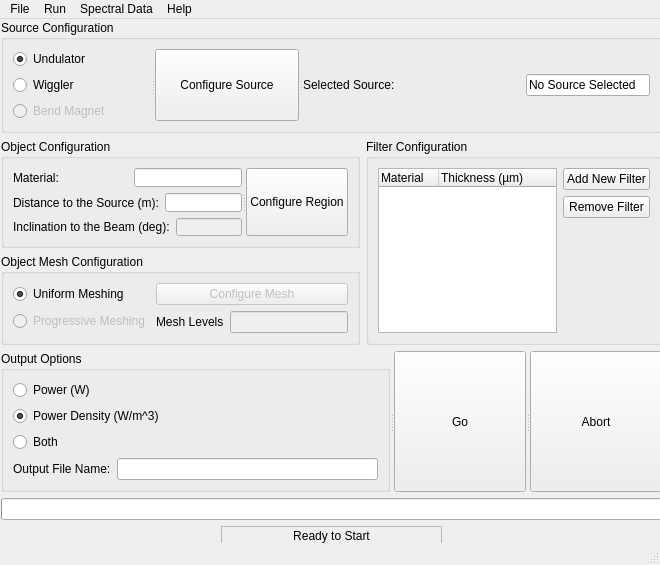
<?xml version="1.0" encoding="UTF-8"?>
<ui version="4.0">
 <class>MainWindow</class>
 <widget class="QMainWindow" name="MainWindow">
  <property name="geometry">
   <rect>
    <x>0</x>
    <y>0</y>
    <width>660</width>
    <height>565</height>
   </rect>
  </property>
  <property name="windowTitle">
   <string>MainWindow</string>
  </property>
  <widget class="QWidget" name="HeatLoadMatrix_2">
   <widget class="QWidget" name="layoutWidget">
    <property name="geometry">
     <rect>
      <x>1</x>
      <y>1</y>
      <width>661</width>
      <height>526</height>
     </rect>
    </property>
    <layout class="QVBoxLayout" name="verticalLayout_15">
     <item>
      <widget class="QGroupBox" name="SourceConfiguration_groupBox">
       <property name="sizePolicy">
        <sizepolicy hsizetype="Preferred" vsizetype="Preferred">
         <horstretch>0</horstretch>
         <verstretch>0</verstretch>
        </sizepolicy>
       </property>
       <property name="title">
        <string>Source Configuration</string>
       </property>
       <layout class="QVBoxLayout" name="verticalLayout_14">
        <item>
         <widget class="QSplitter" name="splitter_3">
          <property name="orientation">
           <enum>Qt::Horizontal</enum>
          </property>
          <widget class="QWidget" name="layoutWidget">
           <layout class="QVBoxLayout" name="verticalLayout">
            <item>
             <widget class="QRadioButton" name="source_und">
              <property name="text">
               <string>Undulator</string>
              </property>
              <property name="checked">
               <bool>true</bool>
              </property>
             </widget>
            </item>
            <item>
             <widget class="QRadioButton" name="source_wig">
              <property name="text">
               <string>Wiggler</string>
              </property>
             </widget>
            </item>
            <item>
             <widget class="QRadioButton" name="source_bend">
              <property name="enabled">
               <bool>false</bool>
              </property>
              <property name="text">
               <string>Bend Magnet</string>
              </property>
             </widget>
            </item>
           </layout>
          </widget>
          <widget class="QPushButton" name="config_source">
           <property name="text">
            <string>Configure Source</string>
           </property>
          </widget>
          <widget class="QWidget" name="layoutWidget_6">
           <layout class="QHBoxLayout" name="horizontalLayout_2">
            <item>
             <widget class="QLabel" name="SelectedSource_Label">
              <property name="text">
               <string>Selected Source:</string>
              </property>
             </widget>
            </item>
            <item>
             <spacer name="horizontalSpacer_4">
              <property name="orientation">
               <enum>Qt::Horizontal</enum>
              </property>
              <property name="sizeHint" stdset="0">
               <size>
                <width>40</width>
                <height>20</height>
               </size>
              </property>
             </spacer>
            </item>
            <item>
             <widget class="QLineEdit" name="imported_source">
              <property name="text">
               <string>No Source Selected</string>
              </property>
             </widget>
            </item>
           </layout>
          </widget>
         </widget>
        </item>
       </layout>
      </widget>
     </item>
     <item>
      <layout class="QHBoxLayout" name="horizontalLayout_14">
       <item>
        <layout class="QVBoxLayout" name="verticalLayout_13">
         <item>
          <widget class="QGroupBox" name="ObjectConfiguration_groupBox">
           <property name="sizePolicy">
            <sizepolicy hsizetype="Preferred" vsizetype="Preferred">
             <horstretch>0</horstretch>
             <verstretch>0</verstretch>
            </sizepolicy>
           </property>
           <property name="title">
            <string>Object Configuration</string>
           </property>
           <layout class="QVBoxLayout" name="verticalLayout_11">
            <item>
             <widget class="QSplitter" name="splitter_2">
              <property name="orientation">
               <enum>Qt::Horizontal</enum>
              </property>
              <widget class="QWidget" name="layoutWidget_2">
               <layout class="QVBoxLayout" name="verticalLayout_4">
                <item>
                 <layout class="QHBoxLayout" name="horizontalLayout_5">
                  <item>
                   <widget class="QLabel" name="ObjectMaterial_label">
                    <property name="text">
                     <string>Material:</string>
                    </property>
                   </widget>
                  </item>
                  <item>
                   <spacer name="horizontalSpacer">
                    <property name="orientation">
                     <enum>Qt::Horizontal</enum>
                    </property>
                    <property name="sizeHint" stdset="0">
                     <size>
                      <width>40</width>
                      <height>20</height>
                     </size>
                    </property>
                   </spacer>
                  </item>
                  <item>
                   <widget class="QLineEdit" name="mat"/>
                  </item>
                 </layout>
                </item>
                <item>
                 <layout class="QHBoxLayout" name="horizontalLayout_6">
                  <item>
                   <widget class="QLabel" name="DistancetotheSource_label">
                    <property name="text">
                     <string>Distance to the Source (m):</string>
                    </property>
                   </widget>
                  </item>
                  <item>
                   <widget class="QLineEdit" name="dist"/>
                  </item>
                 </layout>
                </item>
                <item>
                 <layout class="QHBoxLayout" name="horizontalLayout_7">
                  <item>
                   <widget class="QLabel" name="InclinationtotheBeam_label">
                    <property name="text">
                     <string>Inclination to the Beam (deg):</string>
                    </property>
                   </widget>
                  </item>
                  <item>
                   <spacer name="horizontalSpacer_2">
                    <property name="orientation">
                     <enum>Qt::Horizontal</enum>
                    </property>
                    <property name="sizeHint" stdset="0">
                     <size>
                      <width>40</width>
                      <height>20</height>
                     </size>
                    </property>
                   </spacer>
                  </item>
                  <item>
                   <widget class="QLineEdit" name="deg">
                    <property name="enabled">
                     <bool>false</bool>
                    </property>
                   </widget>
                  </item>
                 </layout>
                </item>
               </layout>
              </widget>
              <widget class="QPushButton" name="config_region">
               <property name="text">
                <string>Configure Region</string>
               </property>
              </widget>
             </widget>
            </item>
           </layout>
          </widget>
         </item>
         <item>
          <widget class="QGroupBox" name="ObjectMeshConfiguration_groupBox">
           <property name="title">
            <string>Object Mesh Configuration</string>
           </property>
           <layout class="QVBoxLayout" name="verticalLayout_9">
            <item>
             <layout class="QHBoxLayout" name="horizontalLayout_3">
              <item>
               <layout class="QVBoxLayout" name="verticalLayout_2">
                <item>
                 <widget class="QRadioButton" name="mesh_uniform">
                  <property name="text">
                   <string>Uniform Meshing</string>
                  </property>
                  <property name="checked">
                   <bool>true</bool>
                  </property>
                 </widget>
                </item>
                <item>
                 <widget class="QRadioButton" name="mesh_progressive">
                  <property name="enabled">
                   <bool>false</bool>
                  </property>
                  <property name="text">
                   <string>Progressive Meshing</string>
                  </property>
                 </widget>
                </item>
               </layout>
              </item>
              <item>
               <layout class="QVBoxLayout" name="verticalLayout_8">
                <item>
                 <widget class="QPushButton" name="ConfigureMesh_pushButton_2">
                  <property name="enabled">
                   <bool>false</bool>
                  </property>
                  <property name="sizePolicy">
                   <sizepolicy hsizetype="Preferred" vsizetype="Fixed">
                    <horstretch>0</horstretch>
                    <verstretch>0</verstretch>
                   </sizepolicy>
                  </property>
                  <property name="text">
                   <string>Configure Mesh</string>
                  </property>
                 </widget>
                </item>
                <item>
                 <layout class="QHBoxLayout" name="horizontalLayout_11">
                  <item>
                   <widget class="QLabel" name="label_2">
                    <property name="text">
                     <string>Mesh Levels</string>
                    </property>
                   </widget>
                  </item>
                  <item>
                   <widget class="QLineEdit" name="mesh_level">
                    <property name="enabled">
                     <bool>false</bool>
                    </property>
                   </widget>
                  </item>
                 </layout>
                </item>
               </layout>
              </item>
             </layout>
            </item>
           </layout>
           <zorder></zorder>
          </widget>
         </item>
        </layout>
       </item>
       <item>
        <widget class="QGroupBox" name="FilterConfiguration_groupBox">
         <property name="sizePolicy">
          <sizepolicy hsizetype="Preferred" vsizetype="Preferred">
           <horstretch>0</horstretch>
           <verstretch>0</verstretch>
          </sizepolicy>
         </property>
         <property name="title">
          <string>Filter Configuration</string>
         </property>
         <layout class="QVBoxLayout" name="verticalLayout_12">
          <item>
           <layout class="QHBoxLayout" name="horizontalLayout_4">
            <item>
             <widget class="QTreeWidget" name="FilterConfiguration_treeWidget">
              <property name="sizePolicy">
               <sizepolicy hsizetype="Expanding" vsizetype="Expanding">
                <horstretch>0</horstretch>
                <verstretch>0</verstretch>
               </sizepolicy>
              </property>
              <property name="horizontalScrollBarPolicy">
               <enum>Qt::ScrollBarAlwaysOff</enum>
              </property>
              <property name="indentation">
               <number>20</number>
              </property>
              <property name="rootIsDecorated">
               <bool>false</bool>
              </property>
              <property name="itemsExpandable">
               <bool>false</bool>
              </property>
              <property name="allColumnsShowFocus">
               <bool>true</bool>
              </property>
              <attribute name="headerDefaultSectionSize">
               <number>60</number>
              </attribute>
              <attribute name="headerStretchLastSection">
               <bool>true</bool>
              </attribute>
              <column>
               <property name="text">
                <string>Material</string>
               </property>
              </column>
              <column>
               <property name="text">
                <string>Thickness (µm)</string>
               </property>
              </column>
              <item>
               <property name="text">
                <string/>
               </property>
              </item>
             </widget>
            </item>
            <item>
             <layout class="QVBoxLayout" name="verticalLayout_3">
              <item>
               <widget class="QPushButton" name="a">
                <property name="text">
                 <string>Add New Filter</string>
                </property>
               </widget>
              </item>
              <item>
               <widget class="QPushButton" name="RemoveFilter_pushButton">
                <property name="text">
                 <string>Remove Filter</string>
                </property>
               </widget>
              </item>
              <item>
               <spacer name="verticalSpacer">
                <property name="orientation">
                 <enum>Qt::Vertical</enum>
                </property>
                <property name="sizeType">
                 <enum>QSizePolicy::Expanding</enum>
                </property>
                <property name="sizeHint" stdset="0">
                 <size>
                  <width>20</width>
                  <height>78</height>
                 </size>
                </property>
               </spacer>
              </item>
             </layout>
            </item>
           </layout>
          </item>
         </layout>
        </widget>
       </item>
      </layout>
     </item>
     <item>
      <layout class="QVBoxLayout" name="verticalLayout_7">
       <item>
        <widget class="QSplitter" name="splitter">
         <property name="orientation">
          <enum>Qt::Horizontal</enum>
         </property>
         <widget class="QGroupBox" name="Options_groupBox">
          <property name="title">
           <string>Output Options</string>
          </property>
          <layout class="QHBoxLayout" name="horizontalLayout_10">
           <item>
            <layout class="QVBoxLayout" name="verticalLayout_6">
             <item>
              <widget class="QRadioButton" name="power_power">
               <property name="text">
                <string>Power (W)</string>
               </property>
              </widget>
             </item>
             <item>
              <widget class="QRadioButton" name="power_density">
               <property name="text">
                <string>Power Density (W/m^3)</string>
               </property>
               <property name="checked">
                <bool>true</bool>
               </property>
              </widget>
             </item>
             <item>
              <widget class="QRadioButton" name="power_both">
               <property name="text">
                <string>Both</string>
               </property>
              </widget>
             </item>
             <item>
              <layout class="QHBoxLayout" name="horizontalLayout_8">
               <item>
                <widget class="QLabel" name="OutputFileName_label">
                 <property name="text">
                  <string>Output File Name:</string>
                 </property>
                </widget>
               </item>
               <item>
                <widget class="QLineEdit" name="title"/>
               </item>
              </layout>
             </item>
            </layout>
           </item>
          </layout>
         </widget>
         <widget class="QPushButton" name="config_go">
          <property name="text">
           <string>Go</string>
          </property>
         </widget>
         <widget class="QPushButton" name="config_abort">
          <property name="text">
           <string>Abort</string>
          </property>
         </widget>
        </widget>
       </item>
       <item>
        <layout class="QVBoxLayout" name="verticalLayout_5">
         <item>
          <widget class="QProgressBar" name="status_bar">
           <property name="value">
            <number>0</number>
           </property>
           <property name="textVisible">
            <bool>false</bool>
           </property>
           <property name="invertedAppearance">
            <bool>false</bool>
           </property>
          </widget>
         </item>
         <item>
          <layout class="QHBoxLayout" name="horizontalLayout_9">
           <item>
            <spacer name="horizontalSpacer_5">
             <property name="orientation">
              <enum>Qt::Horizontal</enum>
             </property>
             <property name="sizeHint" stdset="0">
              <size>
               <width>198</width>
               <height>20</height>
              </size>
             </property>
            </spacer>
           </item>
           <item>
            <widget class="QLabel" name="status_label">
             <property name="sizePolicy">
              <sizepolicy hsizetype="MinimumExpanding" vsizetype="Preferred">
               <horstretch>0</horstretch>
               <verstretch>0</verstretch>
              </sizepolicy>
             </property>
             <property name="frameShape">
              <enum>QFrame::StyledPanel</enum>
             </property>
             <property name="text">
              <string>Ready to Start</string>
             </property>
             <property name="alignment">
              <set>Qt::AlignCenter</set>
             </property>
            </widget>
           </item>
           <item>
            <spacer name="horizontalSpacer_6">
             <property name="orientation">
              <enum>Qt::Horizontal</enum>
             </property>
             <property name="sizeHint" stdset="0">
              <size>
               <width>218</width>
               <height>20</height>
              </size>
             </property>
            </spacer>
           </item>
          </layout>
         </item>
        </layout>
       </item>
      </layout>
     </item>
    </layout>
   </widget>
  </widget>
  <widget class="QMenuBar" name="menubar">
   <property name="geometry">
    <rect>
     <x>0</x>
     <y>0</y>
     <width>660</width>
     <height>21</height>
    </rect>
   </property>
   <widget class="QMenu" name="menuFile">
    <property name="title">
     <string>File</string>
    </property>
    <addaction name="actionClose"/>
    <addaction name="separator"/>
    <addaction name="actionSave_Parameters"/>
    <addaction name="actionOpen_Parameters"/>
   </widget>
   <widget class="QMenu" name="menuSpectral_Data">
    <property name="title">
     <string>Spectral Data</string>
    </property>
    <addaction name="actionSave_spectrum"/>
    <addaction name="actionImport_Spectrum"/>
    <addaction name="actionConfigure_XOP"/>
   </widget>
   <widget class="QMenu" name="menuHelp">
    <property name="title">
     <string>Help</string>
    </property>
    <addaction name="actionHelp"/>
    <addaction name="actionPaper"/>
    <addaction name="actionAbout"/>
   </widget>
   <widget class="QMenu" name="menuRun">
    <property name="title">
     <string>Run</string>
    </property>
    <addaction name="actionGo"/>
    <addaction name="actionAbort"/>
    <addaction name="actionView_Results"/>
   </widget>
   <addaction name="menuFile"/>
   <addaction name="menuRun"/>
   <addaction name="menuSpectral_Data"/>
   <addaction name="menuHelp"/>
  </widget>
  <widget class="QStatusBar" name="statusbar"/>
  <action name="actionClose">
   <property name="text">
    <string>Close</string>
   </property>
  </action>
  <action name="actionSave_Parameters">
   <property name="text">
    <string>Save Parameters</string>
   </property>
  </action>
  <action name="actionOpen_Parameters">
   <property name="text">
    <string>Open Parameters</string>
   </property>
  </action>
  <action name="actionSave_Spectral_Data">
   <property name="text">
    <string>Save Spectral Data</string>
   </property>
  </action>
  <action name="actionSave_Spectral_Data_2">
   <property name="text">
    <string>Save Spectral Data</string>
   </property>
  </action>
  <action name="actionImport_Spectral_Data">
   <property name="text">
    <string>Import Spectral Data</string>
   </property>
  </action>
  <action name="actionSave_spectrum">
   <property name="text">
    <string>Save Spectrum</string>
   </property>
  </action>
  <action name="actionImport_Spectrum">
   <property name="text">
    <string>Import Spectrum</string>
   </property>
  </action>
  <action name="actionHelp">
   <property name="text">
    <string>Help</string>
   </property>
  </action>
  <action name="actionPaper">
   <property name="text">
    <string>Paper</string>
   </property>
  </action>
  <action name="actionAbout">
   <property name="text">
    <string>About</string>
   </property>
  </action>
  <action name="actionGo">
   <property name="text">
    <string>Go</string>
   </property>
  </action>
  <action name="actionAbort">
   <property name="text">
    <string>Abort</string>
   </property>
  </action>
  <action name="actionView_Results">
   <property name="text">
    <string>View Results</string>
   </property>
  </action>
  <action name="actionConfigure_XOP">
   <property name="text">
    <string>Configure XOP</string>
   </property>
  </action>
 </widget>
 <tabstops>
  <tabstop>source_und</tabstop>
  <tabstop>source_wig</tabstop>
  <tabstop>source_bend</tabstop>
  <tabstop>config_source</tabstop>
  <tabstop>mat</tabstop>
  <tabstop>dist</tabstop>
  <tabstop>deg</tabstop>
  <tabstop>config_region</tabstop>
  <tabstop>mesh_uniform</tabstop>
  <tabstop>mesh_progressive</tabstop>
  <tabstop>ConfigureMesh_pushButton_2</tabstop>
  <tabstop>mesh_level</tabstop>
  <tabstop>power_power</tabstop>
  <tabstop>power_density</tabstop>
  <tabstop>power_both</tabstop>
  <tabstop>imported_source</tabstop>
  <tabstop>FilterConfiguration_treeWidget</tabstop>
  <tabstop>a</tabstop>
  <tabstop>RemoveFilter_pushButton</tabstop>
  <tabstop>config_go</tabstop>
  <tabstop>config_abort</tabstop>
 </tabstops>
 <resources/>
 <connections/>
</ui>
